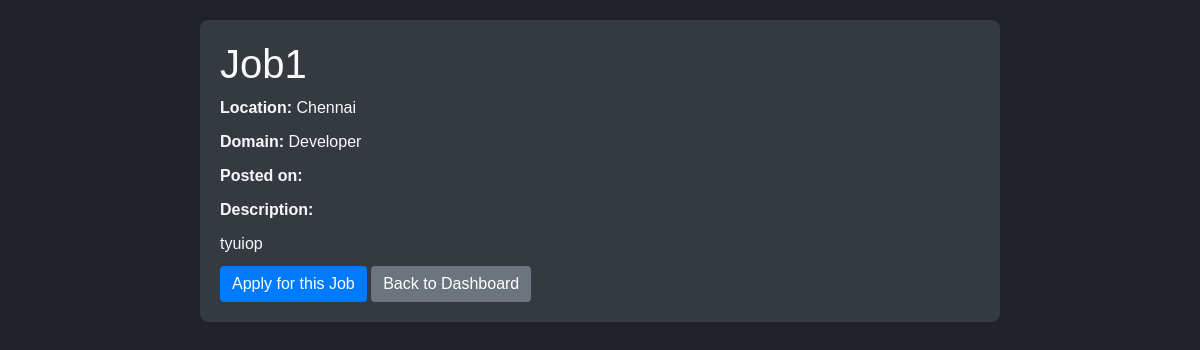
Page /job/1/ (signed in) on the committed database.
### JobApp/models.py (models this page shows, shortened)
class Job(models.Model):
    title = models.CharField(max_length=200)
    description = models.TextField()
    company = models.CharField(max_length=200)
    location = models.CharField(max_length=200)
    domain_name = models.CharField(max_length=255)
    posted_date = models.DateField(auto_now_add=True)

### JobApp/views.py (the view)
# urls.py: path('job/<int:job_id>/', job_detail, name='job_detail'),
@login_required
def job_detail(request, job_id):
    job = get_object_or_404(Job, pk=job_id)
    return render(request, 'job_detail.html', {'job': job})

### JobApp/templates/job_detail.html (shortened to what this page needs)
<!DOCTYPE html>
<html lang="en">
<head>
    <link rel="stylesheet" href="https://stackpath.bootstrapcdn.com/bootstrap/4.5.2/css/bootstrap.min.css">
</head>
<body>
    <div class="container">
        <h1>{{ job.title }}</h1>
        <p><strong>Location:</strong> {{ job.location }}</p>
        <p><strong>Domain:</strong> {{ job.domain_name }}</p>
        <p><strong>Posted on:</strong> {{ job.posted_on|date:"F j, Y" }}</p>
        <p><strong>Description:</strong></p>
        <p>{{ job.description }}</p>
        <a href="{% url 'apply_job' job.id %}" class="btn btn-primary">Apply for this Job</a>
        <a href="{% url 'user_dashboard' %}" class="btn btn-secondary">Back to Dashboard</a>
    </div>
</body>
</html>

### JobApp/templates/job_detail.html (style rules this page uses)
body { font-family: Arial, sans-serif; background-color: #212529; color: #f8f9fa; padding: 20px; }
.container { background-color: #343a40; padding: 20px; border-radius: 8px; box-shadow: 0 0 10px rgba(0, 0, 0, 0.1); max-width: 800px; margin: auto; }
h1 { color: #f8f9fa; }
.btn-primary { background-color: #007bff; border: none; }
.btn-secondary { background-color: #6c757d; border: none; }
p { margin-bottom: 10px; }
strong { color: #f8f9fa; }

### rows in the picture
Job: title "Job1", location "Chennai", domain_name "Developer", description "tyuiop"
